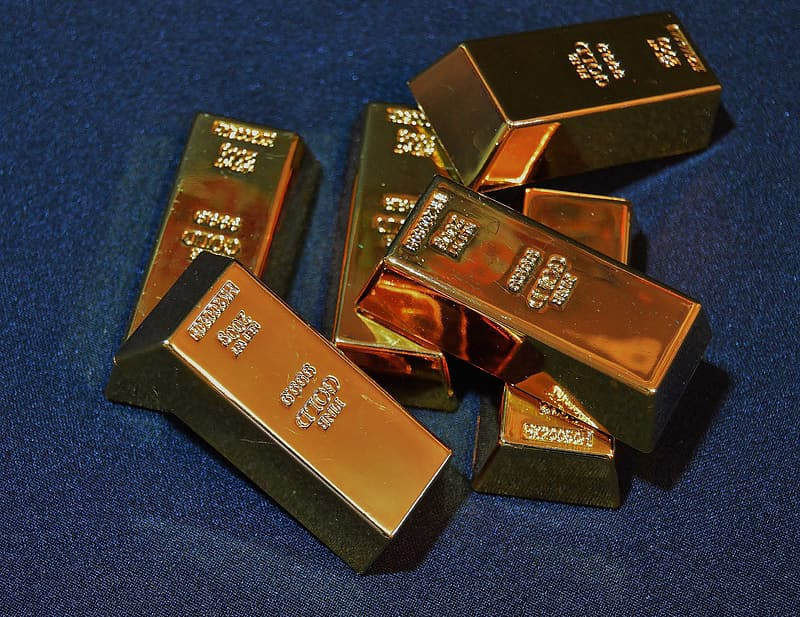
#> input picture Open cv project/Features Detection Algorithm/goldbar1.jpg, 800 x 617 px
$ python 'FAST Algorithm feature detector.py'
#> lines starting #> are read from the running program, lines starting #| are printed output that depends on the picture
import cv2
from matplotlib import pyplot as plt

img=cv2.imread('goldbar1.jpg',cv2.IMREAD_COLOR); #Image read in color
#> img is the input picture: shape (617, 800, 3); mean B, G, R 53.4, 53.7, 60.9
img_gray=cv2.cvtColor(img,cv2.COLOR_BGR2GRAY); #convert color of image from bgr2gray
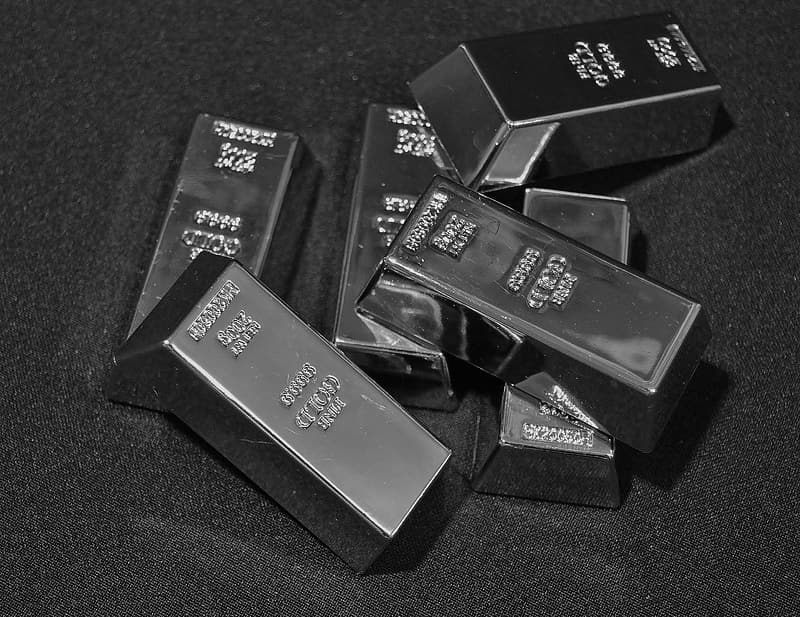
#> img_gray: shape (617, 800); min 0, max 254, mean 55.8

fast=cv2.FastFeatureDetector_create(threshold=120,nonmaxSuppression=True); #create a fast feature detector object
kp=fast.detect(img_gray,None); #detects keypoint in image
#> kp = 275 keypoints; strongest (x, y, size): (597, 82, 7), (610, 67, 7), (590, 71, 7), (669, 47, 7)

res=cv2.drawKeypoints(img,kp,None,color=(0,255,0)); #draw keypoints on image with keypoint
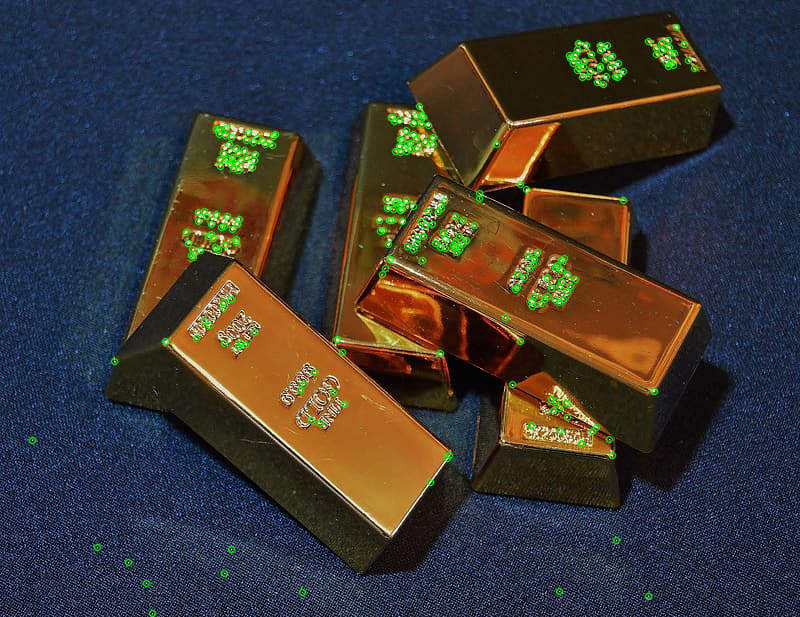
#> res: shape (617, 800, 3); mean B, G, R 52.8, 55.6, 59.5

cv2.namedWindow('FAST',cv2.WINDOW_NORMAL); #create a  named window
cv2.imshow('FAST',res); #imageshow

if cv2.waitKey(0)&0xFF==ord('q'):
#> (key q is pressed here)
    cv2.destroyWindow('FAST'); #destroy window

$ run again, with Open cv project/Features Detection Algorithm/C__Data_Users_DefApps_AppData_INTERNETEXPLORER_Temp_Saved Images_xmiwcsx9-900.jpg copied over Open cv project/Features Detection Algorithm/goldbar1.jpg
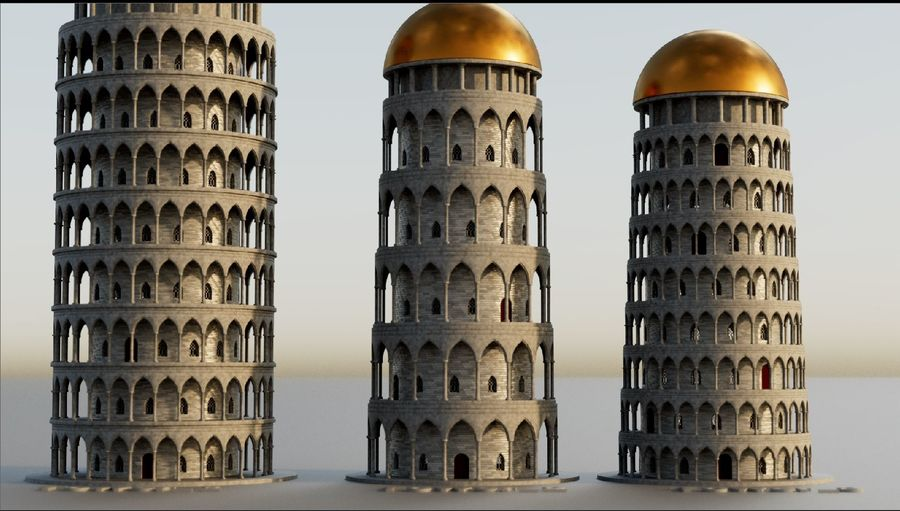
#> input picture Open cv project/Features Detection Algorithm/C__Data_Users_DefApps_AppData_INTERNETEXPLORER_Temp_Saved Images_xmiwcsx9-900.jpg, 900 x 511 px
#> img is the input picture: shape (511, 900, 3); mean B, G, R 120.9, 130.3, 135.3
#> `img_gray=cv2.cvtColor(img,cv2.COLOR_BGR2GRAY);`:
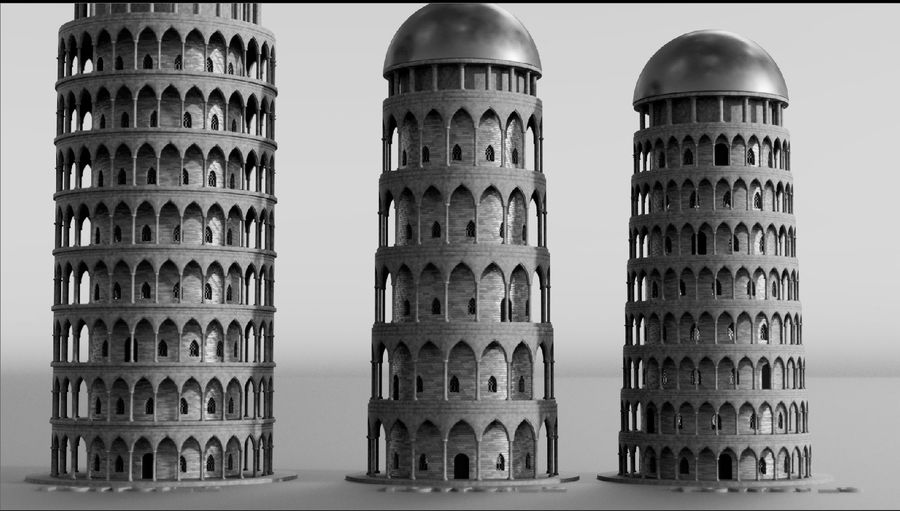
#> img_gray: shape (511, 900); min 0, max 252, mean 130.7
#> kp = 212 keypoints; strongest (x, y, size): (646, 115, 7), (86, 218, 7), (530, 128, 7), (87, 165, 7)
#> `res=cv2.drawKeypoints(img,kp,None,color=(0,255,0));`:
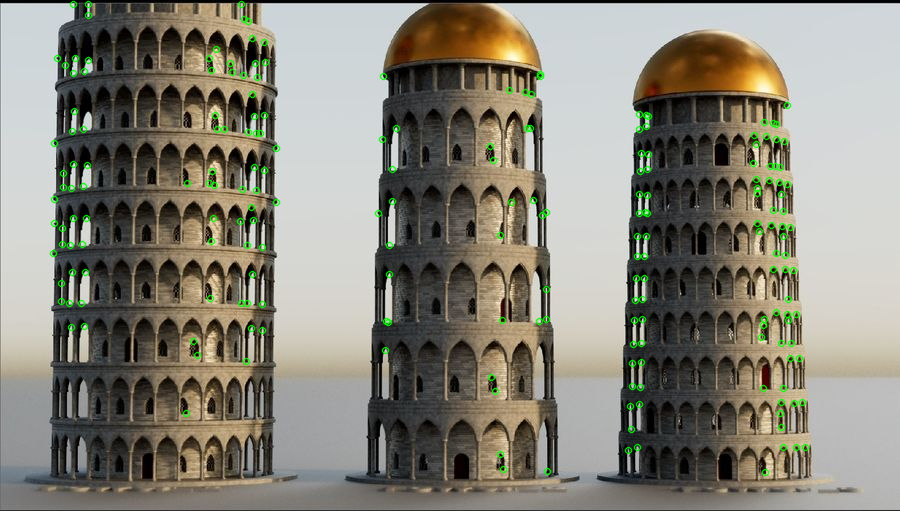
#> res: shape (511, 900, 3); mean B, G, R 119.9, 131.8, 134.1
